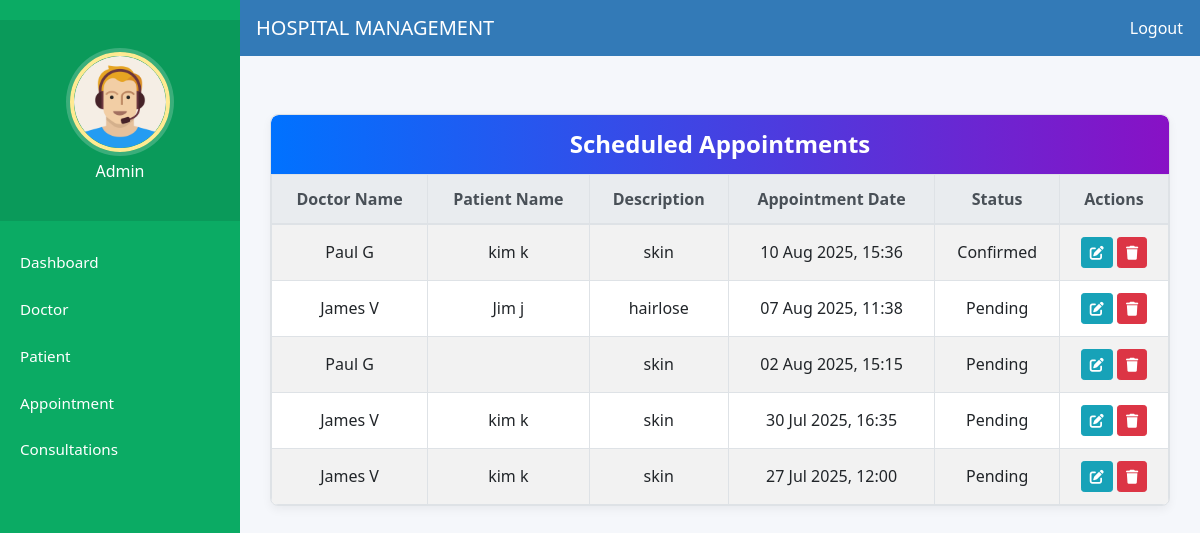
The app's page /admin-view-appointment/ (signed in) with its own data.
### hospital/models.py (models this page shows, shortened)
class Appointment(models.Model):
    STATUS_CHOICES = [
        ('pending', 'Pending'),
        ('confirmed', 'Confirmed'),
        ('cancelled', 'Cancelled'),
    ]
    patient = models.ForeignKey(Patient, on_delete=models.CASCADE, null=True, blank=True)
    doctor = models.ForeignKey(Doctor, on_delete=models.CASCADE, null=True, blank=True)
    date_time = models.DateTimeField(default=timezone.now)
    description = models.TextField(blank=True)
    status = models.CharField(max_length=10, choices=STATUS_CHOICES, default='pending')
    created_at = models.DateTimeField(auto_now_add=True)
    created_by = models.ForeignKey(User, on_delete=models.SET_NULL, null=True, blank=True, related_name='appointments_created')
    updated_by = models.ForeignKey(User, on_delete=models.SET_NULL, null=True, blank=True, related_name='appointments_updated')
    class Meta:
        ordering = ['-date_time']

class Doctor(models.Model):
    user = models.OneToOneField(User, on_delete=models.CASCADE, null=True, blank=True)
    department = models.CharField(max_length=100, default='General')
    mobile = models.CharField(max_length=15, blank=True, null=True)
    address = models.TextField(blank=True, null=True)
    profile_pic = models.ImageField(upload_to='profile_pics/', blank=True, null=True)
    status = models.BooleanField(default=False)  # Admin approval
    created_at = models.DateTimeField(auto_now_add=True)

class Patient(models.Model):
    user = models.OneToOneField(User, on_delete=models.CASCADE)
    address = models.TextField(blank=True)
    mobile = models.CharField(max_length=15, blank=True)
    symptoms = models.TextField(blank=True)
    profile_pic = models.ImageField(upload_to='profile_pics/', blank=True, null=True)
    assignedDoctorId = models.ForeignKey(Doctor, on_delete=models.SET_NULL, null=True, blank=True)
    created_at = models.DateTimeField(auto_now_add=True)
    status = models.BooleanField(default=False)  # Admin approval

### hospital/views.py (the view)
# urls.py: path('admin-view-appointment/', views.admin_view_appointment, name='admin-view-appointment'),
@login_required(login_url="adminlogin")
@user_passes_test(is_admin)
def admin_view_appointment(request):
    appointments = Appointment.objects.select_related(
        "doctor__user", "patient__user"
    ).all()
    return render(
        request,
        "hospital/admin_view_appointment.html",
        {"appointments": appointments},
    )

### hospital/views.py (called while the page is built)
def is_admin(user):
    return user.is_superuser or user.is_staff

### templates/hospital/admin_view_appointment.html (shortened to what this page needs)
{% extends 'hospital/admin_base.html' %}
{% block content %}
<div class="container my-4">
  <div class="card-box">
    <h4 class="section-title">Scheduled Appointments</h4>
    <div class="table-responsive">
      <table class="table table-bordered table-hover table-striped mb-0">
        <thead class="thead-light">
          <tr>
            <th>Doctor Name</th>
            <th>Patient Name</th>
            <th>Description</th>
            <th>Appointment Date</th>
            <th>Status</th>
            <th>Actions</th>
          </tr>
        </thead>
        <tbody>
          {% for a in appointments %}
          <tr>
            <td>{{ a.doctor.user.get_full_name }}</td>
            <td>{{ a.patient.user.get_full_name }}</td>
            <td>{{ a.description }}</td>
            <td>{{ a.date_time|date:"d M Y, H:i" }}</td>
            <td>{{ a.status|title }}</td>
            <td>
              <a class="btn btn-sm btn-info" href="{% url 'admin-update-appointment' a.pk %}" title="Edit">
                <i class="fas fa-edit"></i>
              </a>
              <a class="btn btn-sm btn-danger" href="{% url 'admin-delete-appointment' a.pk %}"
                 title="Delete" onclick="return confirm('Are you sure you want to delete this appointment?');">
                <i class="fas fa-trash"></i>
              </a>
            </td>
          </tr>
          {% empty %}
          <tr>
            <td colspan="6" class="no-data">No appointments found.</td>
          </tr>
          {% endfor %}
        </tbody>
      </table>
    </div>
  </div>
</div>
{% endblock content %}

### static/style.css (style rules this page uses)
html, body { height: 100%; }
body { margin: 0; font-family: "Segoe UI", Tahoma, Geneva, Verdana, sans-serif; min-height: 100vh; display: flex; flex-direction: column; }

### templates/hospital/admin_base.html (style rules this page uses)
html, body { height: 100%; margin: 0; display: flex; flex-direction: column; }
body { background-color: #f5f7fb; }

### templates/hospital/admin_view_appointment.html (style rules this page uses)
.section-title { background: linear-gradient(to right, #0072ff, #8811c5); color: white; padding: 15px; text-align: center; border-radius: 8px 8px 0 0; font-size: 1.5rem; font-weight: bold; margin-bottom: 0; }
.card-box { background: #fff; border: 1px solid #dee2e6; border-radius: 8px; box-shadow: 0 4px 10px rgba(0, 0, 0, 0.05); padding: 0; overflow-x: auto; }
table thead { background-color: #f8f9fa; }
table th, table td { vertical-align: middle !important; text-align: center; white-space: nowrap; }

### records on screen
Appointment: doctor.user.get_full_name "Paul G", patient.user.get_full_name "kim k", description "skin", date_time "10 Aug 2025, 15:36", status "Confirmed"
Appointment: doctor.user.get_full_name "James V", patient.user.get_full_name "Jim j", description "hairlose", date_time "07 Aug 2025, 11:38", status "Pending"
Appointment: doctor.user.get_full_name "Paul G", description "skin", date_time "02 Aug 2025, 15:15", status "Pending"
Appointment: doctor.user.get_full_name "James V", patient.user.get_full_name "kim k", description "skin", date_time "30 Jul 2025, 16:35", status "Pending"
Appointment: doctor.user.get_full_name "James V", patient.user.get_full_name "kim k", description "skin", date_time "27 Jul 2025, 12:00", status "Pending"
